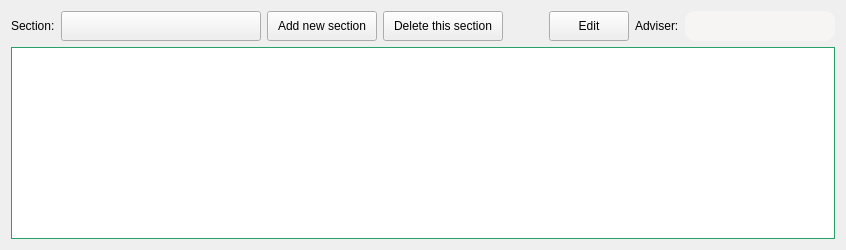
      <widget class="QWidget" name="pageSections">
       <property name="styleSheet">
        <string notr="true">QComboBox[class=&quot;combobox-main&quot;] {
    height: 30px;
    border: 1px solid #999;
    border-radius: 15px; /* Fully rounded pills */
    padding-left: 10px;
    background-color: #ffffff;
    color: #333333;
    font: 10pt &quot;Inter Medium&quot;; /* Consolidated font settings */
    selection-background-color: #7eb4d7;
}

QComboBox:focus {
    border: 1px solid #007BFF;
}

QComboBox:hover {
    border: 1px solid #3498db;
}

QComboBox::drop-down {
    subcontrol-origin: padding;
    subcontrol-position: top right;
    width: 30px;
    border-left-width: 0px;
    /* Match the 15px border-radius of the main control */
    border-top-right-radius: 15px;
    border-bottom-right-radius: 15px;
}

QComboBox::down-arrow {
    image: url(:/Images/Images/caret-down.png);
    border: none;
    width: 8px;
    height: 8px;
}

QComboBox QAbstractItemView {
    background-color: white !important;
    border: 1px solid #999;
    selection-background-color: #7eb4d7;
    selection-color: #ffffff;
    outline: 0; /* Removes the ugly dotted focus border */
}

QComboBox QAbstractItemView::item {
    padding-left: 10px;
    border-radius: 4px;
    color: #333333;
}

/* Hover state for items inside the dropdown */
QComboBox[class=&quot;combobox-main&quot;] QAbstractItemView::item:hover {
    background-color: #7eb4d7;
    color: #ffffff;
}

QSpinBox {
	font: 10pt &quot;Inter Medium&quot;;
    height: 30px;
    border: 1px solid #999;
    border-radius: 15px;
    padding: 0px 5px 0px;
    background-color: #ffffff;
    color: #333333;
    selection-background-color: #7eb4d7;
}

QSpinBox:focus {
    border: 1px solid #007BFF;
}

QSpinBox:hover {
    border: 1px solid #3498db;
}

QSpinBox::up-button {
    subcontrol-origin: border;
    subcontrol-position: top right;
    width: 8px;
    height: 8px;
    border-top-right-radius: 15px;
    padding: 6px 10px 6px 2px;
	color: rgb(119, 118, 123);
}

QSpinBox::down-button {
    subcontrol-origin: border;
    subcontrol-position: bottom right;
    width: 8px;
    height: 8px;
    border-bottom-right-radius: 15px;
    padding: 6px 10px 6px 2px;
	color: rgb(119, 118, 123);
}

QSpinBox::up-arrow {
    image: url(:/Images/Images/caret-up.png);
    width: 8px;
    height: 8px;
}

QSpinBox::down-arrow {
    image: url(:/Images/Images/caret-down.png);
    width: 8px;
    height: 8px;
}</string>
       </property>
       <layout class="QVBoxLayout" name="verticalLayout_2">
        <item>
         <layout class="QHBoxLayout" name="horizontalLayout_8">
          <item>
           <widget class="QLabel" name="label_4">
            <property name="maximumSize">
             <size>
              <width>16777215</width>
              <height>30</height>
             </size>
            </property>
            <property name="text">
             <string>Section:</string>
            </property>
           </widget>
          </item>
          <item>
           <widget class="QComboBox" name="comboBox_Section">
            <property name="minimumSize">
             <size>
              <width>200</width>
              <height>30</height>
             </size>
            </property>
            <property name="maximumSize">
             <size>
              <width>16777215</width>
              <height>30</height>
             </size>
            </property>
            <property name="styleSheet">
             <string notr="true"/>
            </property>
            <property name="class" stdset="0">
             <string>combobox-main</string>
            </property>
           </widget>
          </item>
          <item>
           <widget class="QPushButton" name="btnSectionAdd">
            <property name="minimumSize">
             <size>
              <width>30</width>
              <height>30</height>
             </size>
            </property>
            <property name="maximumSize">
             <size>
              <width>16777215</width>
              <height>30</height>
             </size>
            </property>
            <property name="cursor">
             <cursorShape>PointingHandCursor</cursorShape>
            </property>
            <property name="styleSheet">
             <string notr="true">padding: 0px 10px 0px;</string>
            </property>
            <property name="text">
             <string>Add new section</string>
            </property>
            <property name="class" stdset="0">
             <string>button-normal</string>
            </property>
           </widget>
          </item>
          <item>
           <widget class="QPushButton" name="btnSectionDelete">
            <property name="enabled">
             <bool>true</bool>
            </property>
            <property name="minimumSize">
             <size>
              <width>30</width>
              <height>30</height>
             </size>
            </property>
            <property name="maximumSize">
             <size>
              <width>16777215</width>
              <height>30</height>
             </size>
            </property>
            <property name="cursor">
             <cursorShape>PointingHandCursor</cursorShape>
            </property>
            <property name="styleSheet">
             <string notr="true">padding: 0px 10px 0px;</string>
            </property>
            <property name="text">
             <string>Delete this section</string>
            </property>
            <property name="class" stdset="0">
             <string>button-normal</string>
            </property>
           </widget>
          </item>
          <item>
           <spacer name="horizontalSpacer_3">
            <property name="orientation">
             <enum>Qt::Horizontal</enum>
            </property>
            <property name="sizeHint" stdset="0">
             <size>
              <width>40</width>
              <height>20</height>
             </size>
            </property>
           </spacer>
          </item>
          <item>
           <widget class="QPushButton" name="btnSectionEdit">
            <property name="minimumSize">
             <size>
              <width>50</width>
              <height>30</height>
             </size>
            </property>
            <property name="maximumSize">
             <size>
              <width>16777215</width>
              <height>30</height>
             </size>
            </property>
            <property name="cursor">
             <cursorShape>PointingHandCursor</cursorShape>
            </property>
            <property name="text">
             <string>Edit</string>
            </property>
            <property name="class" stdset="0">
             <string>button-normal</string>
            </property>
           </widget>
          </item>
          <item>
           <widget class="QLabel" name="label_5">
            <property name="minimumSize">
             <size>
              <width>0</width>
              <height>0</height>
             </size>
            </property>
            <property name="maximumSize">
             <size>
              <width>55</width>
              <height>30</height>
             </size>
            </property>
            <property name="text">
             <string>Adviser:</string>
            </property>
           </widget>
          </item>
          <item>
           <widget class="QLabel" name="label_Adviser">
            <property name="sizePolicy">
             <sizepolicy hsizetype="Preferred" vsizetype="Preferred">
              <horstretch>0</horstretch>
              <verstretch>0</verstretch>
             </sizepolicy>
            </property>
            <property name="minimumSize">
             <size>
              <width>150</width>
              <height>0</height>
             </size>
            </property>
            <property name="maximumSize">
             <size>
              <width>16777215</width>
              <height>30</height>
             </size>
            </property>
            <property name="styleSheet">
             <string notr="true">padding: 0px 10px 0px; background-color: rgb(246, 245, 244); border-radius: 10px;</string>
            </property>
            <property name="text">
             <string/>
            </property>
            <property name="textFormat">
             <enum>Qt::PlainText</enum>
            </property>
            <property name="wordWrap">
             <bool>false</bool>
            </property>
           </widget>
          </item>
         </layout>
        </item>
        <item>
         <widget class="QTableView" name="table_section">
          <property name="styleSheet">
           <string notr="true">QTableView {
    border: 1px solid rgb(38, 162, 105);
    gridline-color: #f0f0f0;
    background-color: white;
    selection-background-color: rgba(38, 162, 105, 0.2);
    selection-color: black;
    outline: none;
}

/* Remove the row numbers (Vertical Header) */
QHeaderView:vertical {
    width: 0px;
}

QHeaderView::section:vertical {
    width: 0px;
    border: none;
}

/* Style the top horizontal header */
QHeaderView::section:horizontal {
    background-color: rgb(38, 162, 105);  
    color: white;
    padding: 6px;
    font-weight: bold;
    font-size: 11pt;
    border: none;
}

/* Custom Scrollbars */
QScrollBar:vertical {
    border: none;
    background: #f8f8f8;
    width: 10px;
}

QScrollBar::handle:vertical {
    background: rgb(38, 162, 105);
    min-height: 30px;
    border-radius: 3px; 
    margin: 2px;
}

QScrollBar:horizontal {
    border: none;
    background: #f8f8f8;
    height: 10px;
}

QScrollBar::handle:horizontal {
    background: rgb(38, 162, 105);
    min-width: 30px;
    border-radius: 3px;
    margin: 2px;
}

/* Remove scrollbar arrows */
QScrollBar::add-line, QScrollBar::sub-line {
    width: 0px; height: 0px;
}</string>
          </property>
          <property name="selectionBehavior">
           <enum>QAbstractItemView::SelectRows</enum>
          </property>
          <property name="sortingEnabled">
           <bool>true</bool>
          </property>
          <attribute name="verticalHeaderVisible">
           <bool>false</bool>
          </attribute>
         </widget>
        </item>
       </layout>
      </widget>
